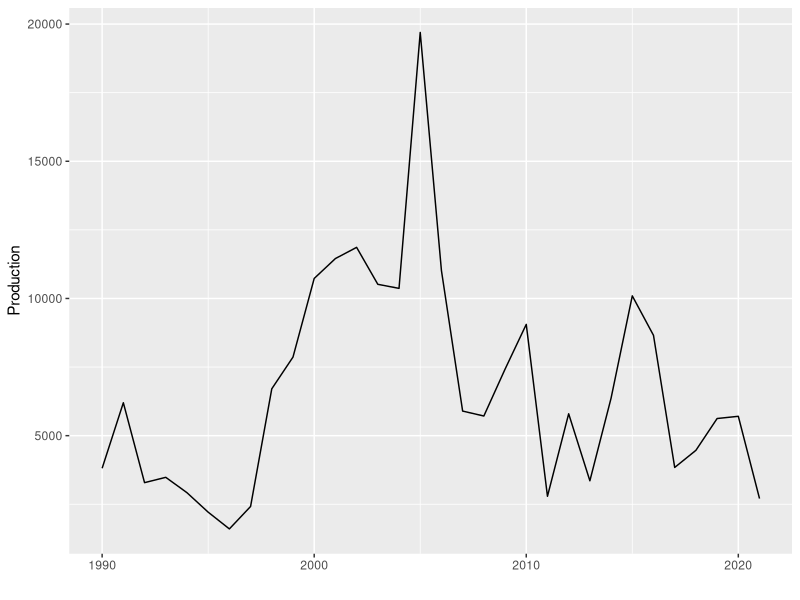
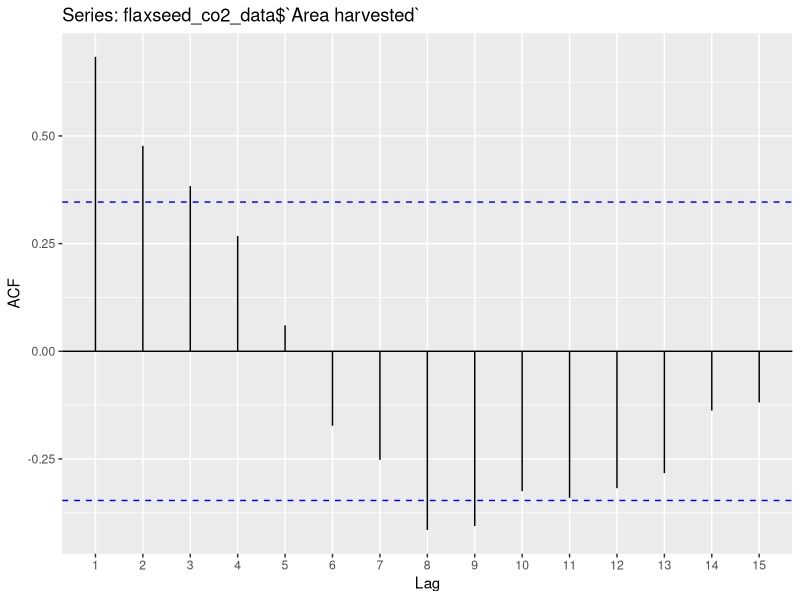
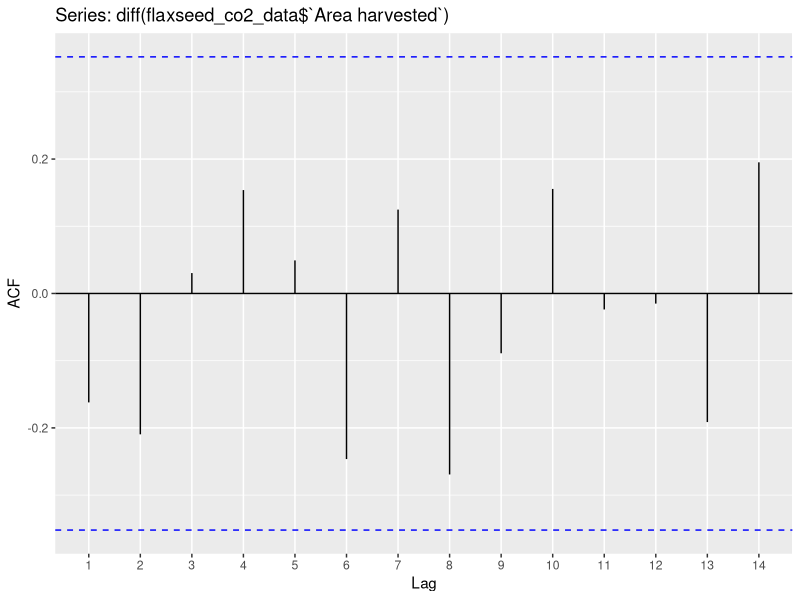
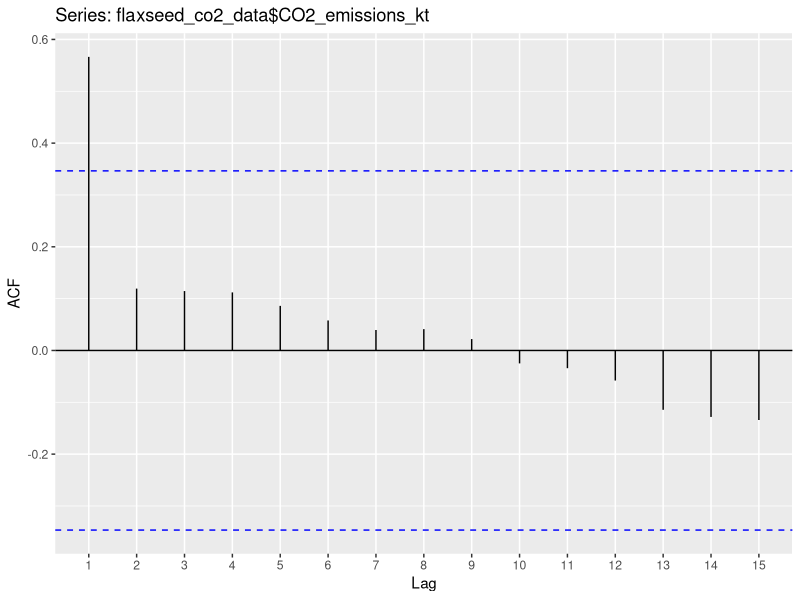
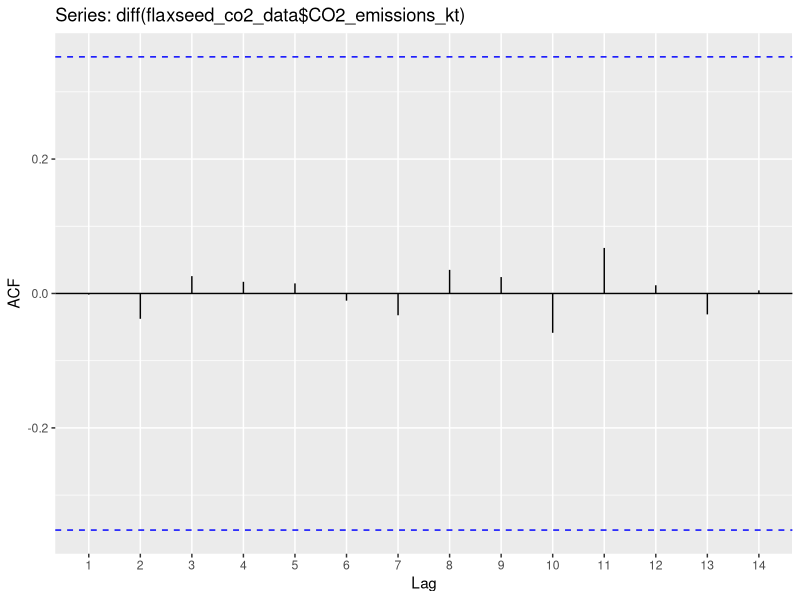
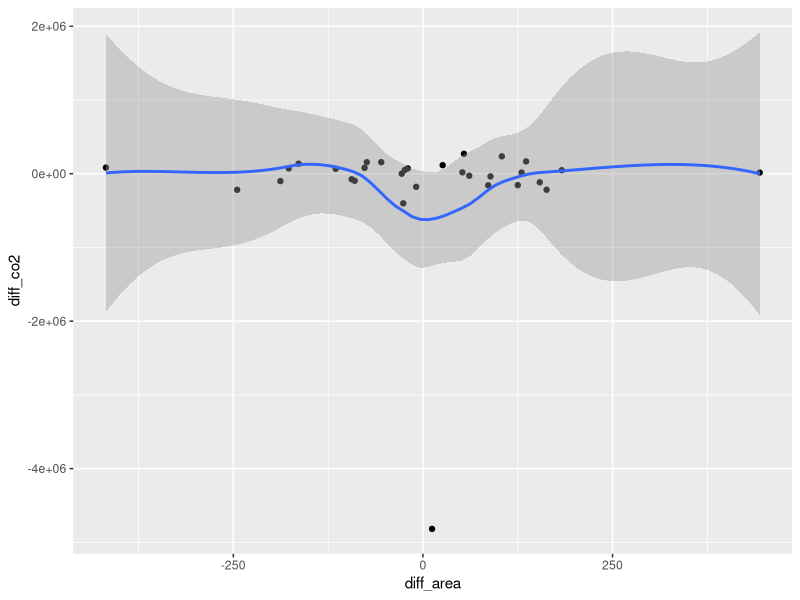
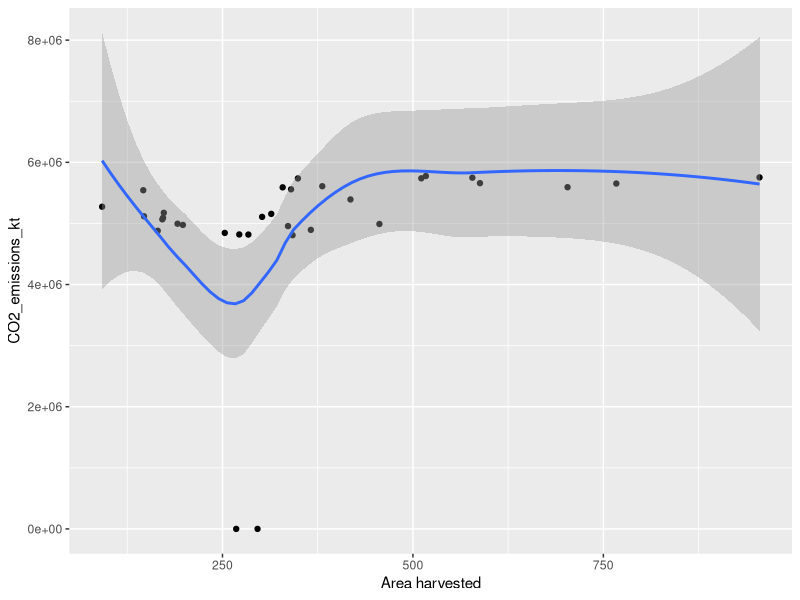
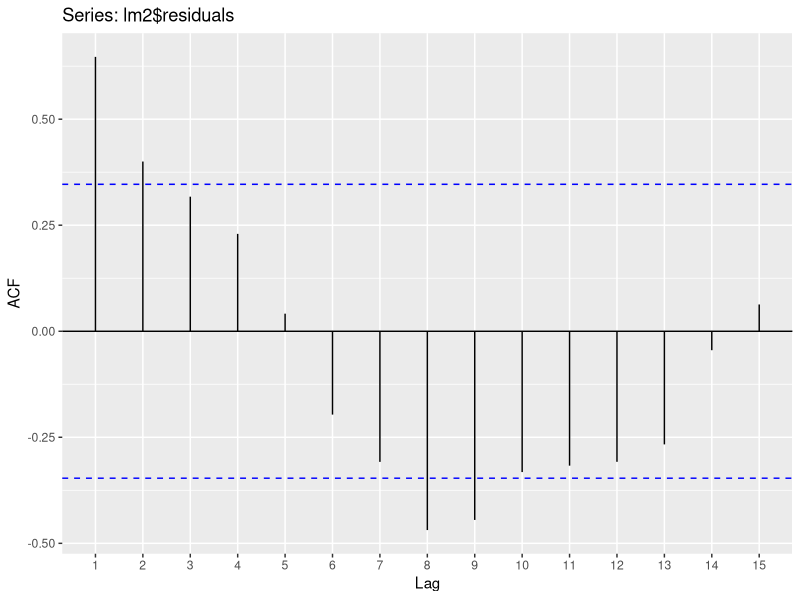

These charts were generated, in order, by the following R code:
## ---- chunk 1
library(tidyverse)
library(ggplot2)
library(dplyr)
#install.packages("forecast")
require(forecast)
library(readr)
library(tidyr)
## ---- chunk 2
## CLEAN THE DATA
co2_data_clean <- read.csv(here::here("dataset/clean_co2.csv"))

## ---- chunk 3
# used barley datasets for col names
barley_data_3 <- read_csv(here::here("dataset", "barley/crop_p015_t005.csv"),skip = 5)
barley_data_3<- barley_data_3[-2,3:ncol(barley_data_3)] %>% drop_na(Year) %>% head(-1)

barley_data_4 <- read_csv(here::here("dataset", "barley/crop_p016_t010.csv"),skip = 5)
barley_data_4<- barley_data_4[-2,3:ncol(barley_data_4)] %>% drop_na(Year) %>% head(-1)



flaxseed_data_3 <- read_csv(here::here("dataset", "flaxseed/crop_p086_t049.csv"), 
                            col_types = cols(`49` = col_skip(), t = col_skip(), 
                                             `Crop Production Historical Track Records: Released April 11, 2022, by the National Agricultural Statistics Service (NASS), Agricultural Statistics Board, United States Department of Agriculture (USDA).` = col_double(), 
                                             ...3 = col_double(), u = col_skip()), 
                            skip = 7)
colnames(flaxseed_data_3) <- colnames(barley_data_3)

flaxseed_data_3 <- flaxseed_data_3 %>% drop_na(Year)

# View(flaxseed_data_3)
flaxseed_data_4 <- read_csv(here::here("dataset", "flaxseed/crop_p087_t050.csv"), 
                            col_types = cols(`50` = col_skip(), t = col_skip(), 
                                             `Crop Production Historical Track Records: Released April 11, 2022, by the National Agricultural Statistics Service (NASS), Agricultural Statistics Board, United States Department of Agriculture (USDA).` = col_double(), 
                                             ...3 = col_double(), u = col_skip()), 
                            skip = 7)
colnames(flaxseed_data_4) <- colnames(barley_data_4)

flaxseed_data_4 <- flaxseed_data_4 %>% drop_na(Year)

# View(flaxseed_data_4)
flaxseed_data_3 <- flaxseed_data_3 %>% type_convert()
flaxseed_data <- flaxseed_data_3%>%bind_rows(flaxseed_data_4) 
View(flaxseed_data)

flaxseed_co2_data <- co2_data_clean %>% left_join(flaxseed_data, by = c("Time" = "Year"))


flaxseed_co2_data <- flaxseed_co2_data %>% filter(CO2_emissions_kt != "..") %>% type_convert()

View(flaxseed_co2_data)

## ---- chunk 4

Year <- flaxseed_co2_data %>% pull(Time)
Production <- flaxseed_co2_data %>% pull(Production)
co_emit <- flaxseed_co2_data %>% pull(CO2_emissions_kt)

flaxseed_ts <- ggplot(flaxseed_co2_data, aes(x=Year, y=Production)) +
  geom_line() +
  xlab("")
flaxseed_ts


## ---- chunk 5

ggAcf(flaxseed_co2_data$`Area harvested`)  ###use difference 
ggAcf(diff(flaxseed_co2_data$`Area harvested`)) ## no autocorrelation


# co2 emission
ggAcf(flaxseed_co2_data$CO2_emissions_kt) ##persistent  autocorrelation 
ggAcf(diff(flaxseed_co2_data$CO2_emissions_kt)) #increase of c02 over time, a good plot


#flaxseed_co2_data %>% ggplot(aes(x = diff('Area harvested'), y = diff(CO2_emissions_kt))) + geom_point()

diff_df <- data.frame(diff_area = diff(flaxseed_co2_data$`Area harvested`), diff_co2 = diff(flaxseed_co2_data$CO2_emissions_kt) )
diff_df %>% ggplot(aes(x = diff_area, y = diff_co2)) + geom_point()+ geom_smooth()
### weak correlation between co2 and harvested

flaxseed_co2_data %>% ggplot(aes(x = `Area harvested`, y = CO2_emissions_kt)) + geom_point()+ geom_smooth()
##there is very strong correlation here

lm2 <- (lm(`Area harvested`~ CO2_emissions_kt, flaxseed_co2_data)) 
summary(lm2)
#High correlation

lm2_diff <-lm(diff_area ~ diff_co2, diff_df) 
summary(lm2_diff)
#differenced data has no correlation, differencing is not required

ggAcf(lm2$residuals)
ggAcf(lm2_diff$residuals)
